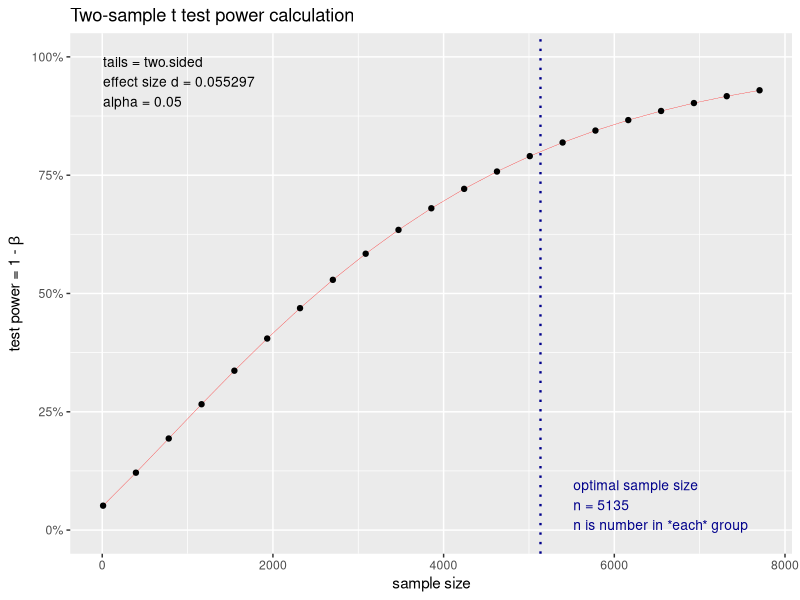
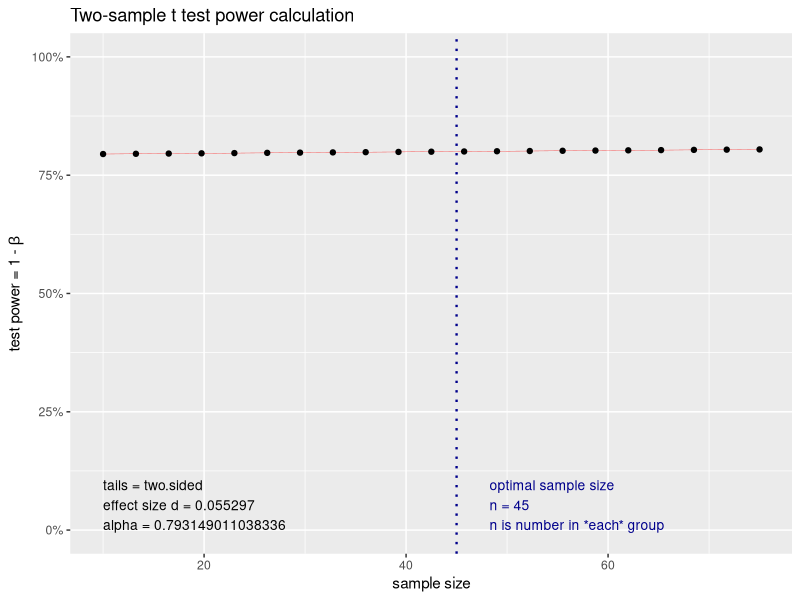

The R script that drew these images, in order:
install.packages("pwr")
library(pwr)
n_value <- pwr.t.test(power = 0.8, d = 0.055297,
                              sig.level = 0.05,
                              type = "two.sample",
                              alternative = "two.sided")
n_value
plot(n_value)

sig_level <- pwr.t.test(n = 45, d = 0.055297,
                                      power = 0.8,
                                      sig.level = NULL,
                                      type = "two.sample",
                                      alternative = "two.sided")
sig_level
plot(sig_level)
